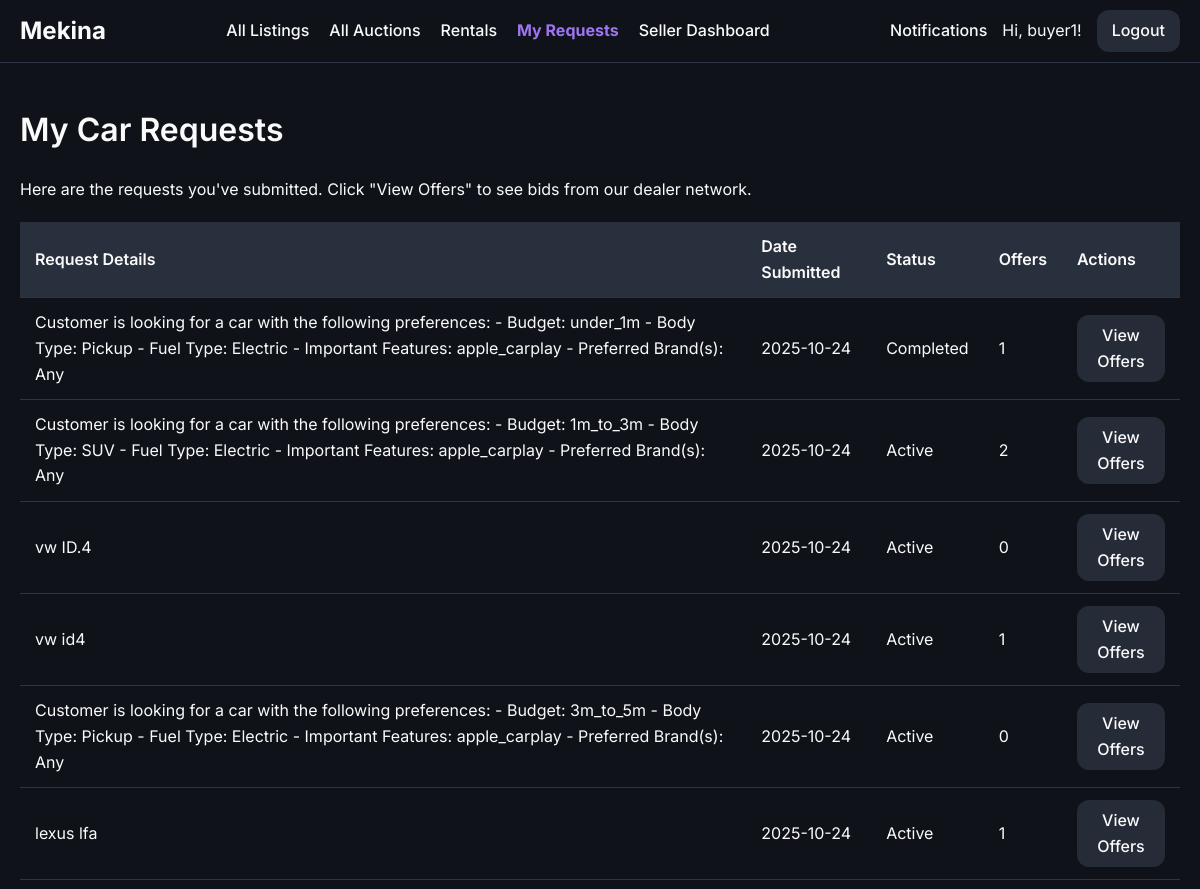
The page /requests/my (signed in, upper part) on the database as committed earlier.
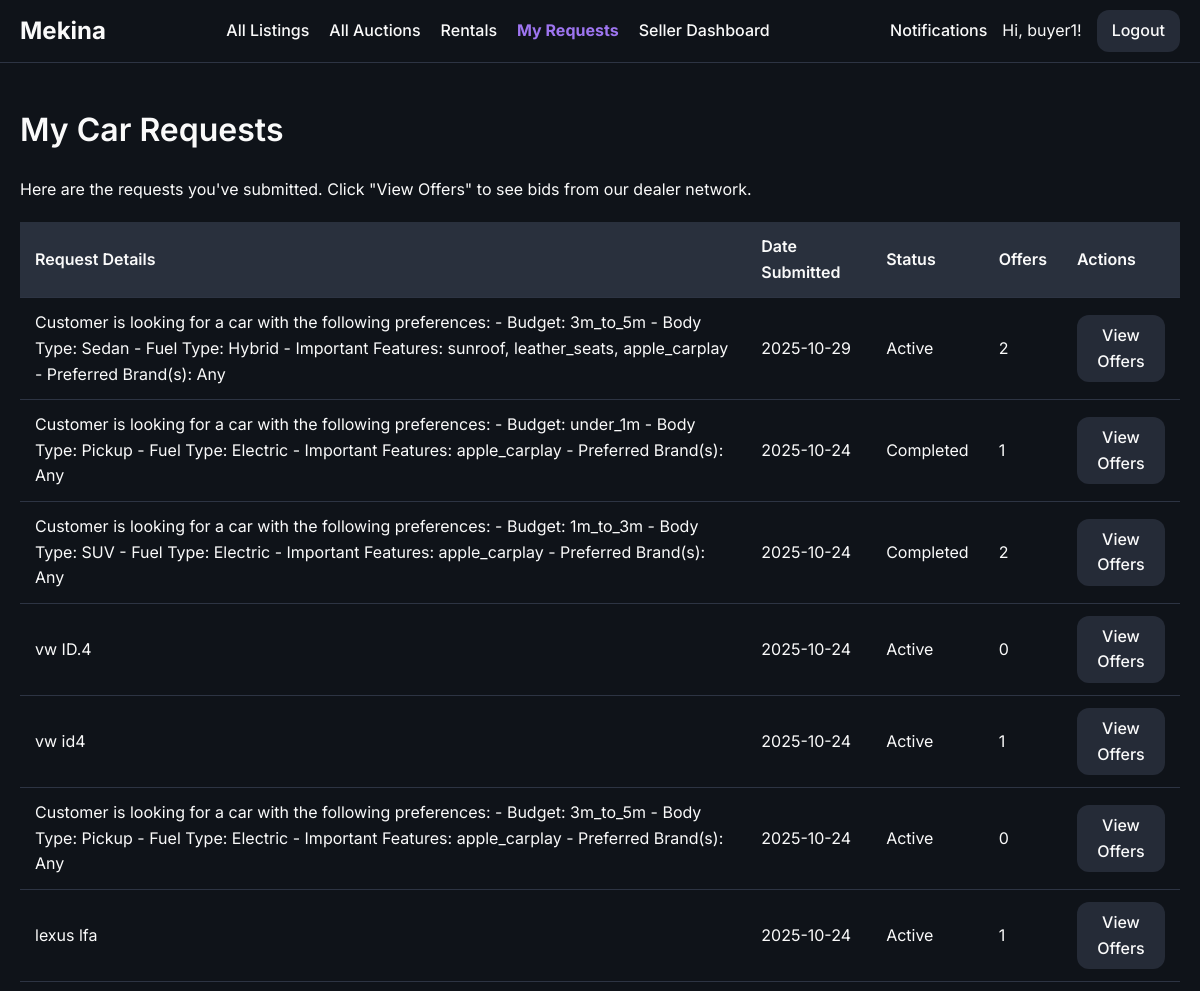
The same page on the database as committed later.
### models/car_request.py (models this page shows)
class CarRequest(db.Model):
    __tablename__ = 'car_requests'
    id = db.Column(db.Integer, primary_key=True)
    make = db.Column(db.String(64), nullable=True)
    model = db.Column(db.String(64), nullable=True)
    min_year = db.Column(db.Integer, nullable=True)
    max_mileage = db.Column(db.Integer, nullable=True)
    notes = db.Column(db.Text, nullable=True)
    status = db.Column(db.String(20), default='active', nullable=False) # e.g., active, completed, expired
    created_at = db.Column(db.DateTime, default=datetime.utcnow)
    user_id = db.Column(db.Integer, db.ForeignKey('user.id'), nullable=False)
    dealer_bids = db.relationship('DealerBid', foreign_keys='DealerBid.request_id', backref='car_request', lazy='dynamic', cascade="all, delete-orphan")
    accepted_bid_id = db.Column(db.Integer, db.ForeignKey('dealer_bid.id', use_alter=True, name='fk_car_requests_accepted_bid_id'), nullable=True)
    accepted_bid = db.relationship('DealerBid', foreign_keys=[accepted_bid_id])

### routes/request.py (the view)
@request_bp.route('/my')
@login_required
def my_requests():
    requests = CarRequest.query.filter_by(user_id=current_user.id).order_by(CarRequest.created_at.desc()).all()
    return render_template('my_requests.html', requests=requests)

### templates/my_requests.html (shortened to what this page needs)
{% extends "base.html" %}
{% block content %}
    <h1>My Car Requests</h1>
    <p>Here are the requests you've submitted. Click "View Offers" to see bids from our dealer network.</p>
    {% if requests %}
        <table>
            <thead>
                <tr>
                    <th>Request Details</th>
                    <th>Date Submitted</th>
                    <th>Status</th>
                    <th>Offers</th>
                    <th>Actions</th>
                </tr>
            </thead>
            <tbody>
                {% for req in requests %}
                <tr>
                    <td>{{ req.notes or (req.make ~ ' ' ~ req.model) }}</td>
                    <td>{{ req.created_at.strftime('%Y-%m-%d') }}</td>
                    <td>{{ req.status|capitalize }}</td>
                    <td>{{ req.dealer_bids.count() }}</td>
                    <td><a href="{{ url_for('request.request_detail', request_id=req.id) }}" class="btn edit">View Offers</a></td>
                </tr>
                {% endfor %}
            </tbody>
        </table>
    {% else %}
        <p>You have not made any car requests yet. <a href="{{ url_for('request.start_request') }}">Find a car now!</a></p>
    {% endif %}
{% endblock %}

Rows that differ between the two databases and show on the page:
added CarRequest: notes "Customer is looking for a car with the following preferences: - Budget: 3m_to_5m - Body Type: Sedan - Fuel Type: Hybrid - Important Features: sunroof, leather_seats, apple_carplay - Preferred Brand(s): Any", created_at "2025-10-29", status "Active", dealer_bids.count "2"
changed CarRequest (number 3 of 7 on the later page): status "Active" → "Completed"
